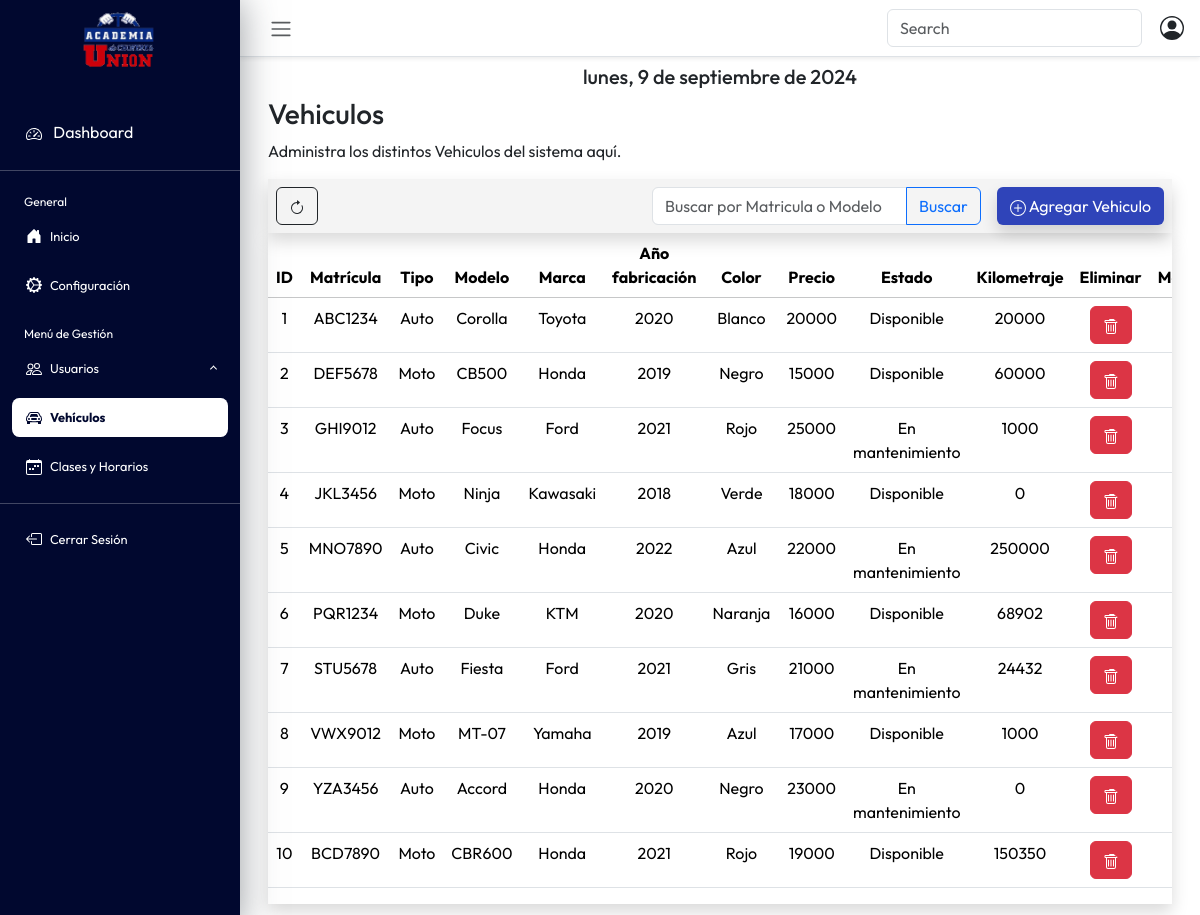
Screenshot of /vehiculo.php (signed in) with the database file from the repository.
### tables this page shows
CREATE TABLE vehiculos (
    ID_Vehiculos INT NOT NULL AUTO_INCREMENT,
    Matricula VARCHAR(8) UNIQUE,
    tipoId ENUM('Auto', 'Moto') NOT NULL,
    Modelo VARCHAR(30),
    Marca VARCHAR(20),
    AnioFabricacion INT(4),
    Color VARCHAR(15),
    Precio INT(10),
    Estado ENUM('Disponible', 'En clase', 'En mantenimiento'),
    kilometraje INT DEFAULT 0,
    activo BOOLEAN DEFAULT TRUE,
    PRIMARY KEY (ID_Vehiculos)
);

### BaseDatos.php (called while the page is built, shortened)
<?php
class BaseDatos
{
    private $conexion;
    public function __construct()
    {
        $this->conexion = $this->nueva("localhost", "root", "", "proyectoNexlanpruebas");
    }
    private function nueva($server, $user, $pass, $base)
    {
        try {
            $conectar = mysqli_connect($server, $user, $pass, $base);
        } catch (Exception $ex) {
            die($ex->getMessage());
        }
        return $conectar;
    }
public function listarVehiculos()
{
    $resultado = mysqli_query($this->conexion, "select * from vehiculos where activo = TRUE");
    $arreglo = mysqli_fetch_all($resultado, MYSQLI_ASSOC);
    return $arreglo;
}
public function buscarVehiculo($termino)
{
    $consulta = "SELECT * FROM vehiculos
             WHERE
             (Matricula LIKE '%$termino%'
             OR
             Modelo LIKE '%$termino%'
             OR
             Marca LIKE '%$termino%')
             AND activo = TRUE";
    $resultado = mysqli_query($this->conexion, $consulta);
    if ($resultado && mysqli_num_rows($resultado) > 0) {
        $vehiculo = mysqli_fetch_all($resultado, MYSQLI_ASSOC);
        return $vehiculo;
    } else {
        return [];
    }
}
}

### Controlador.php (called while the page is built, shortened)
<?php
require_once 'BaseDatos.php';
class Controlador
{
    private $base;
    public function __construct()
    {
        $this->base = new BaseDatos();
    }
    public function listarVehiculos()
    {
        return $this->base->listarVehiculos();
    }
    public function buscarVehiculo($termino)
    {
        return $this->base->buscarVehiculo($termino);
    }
    public function cerrarConexion()
    {
        $this->base->cerrarConexion();
    }
}

### vehiculo.php (the view, shortened to what this page needs)
<!DOCTYPE html>
<html>
<head>
    <link rel="stylesheet" href="css/style.css">
    <link href="https://cdn.jsdelivr.net/npm/bootstrap@5.3.3/dist/css/bootstrap.min.css" rel="stylesheet">
</head>
<body class="dashboard-page">
    <div class="wrapper">
        <aside id="sidebar">
            <div class="h-100 ">
                <a class="navbar-brand d-flex flex-column align-items-center" href="#">
                    <img src="img/union.png" alt="" width="80" height="80">
                </a>
                <ul class="sidebar-nav">
                    <li class="sidebar-item" style="margin-top:30px;">
                        <a href="#" class="sidebar-link-dashboard">
                            <i class="fa-solid fa-list pe-2"></i>
                            Dashboard
                        </a>
                    </li>
                    <hr class="hr-color">
                    <li class="sidebar-header">
                        General
                    </li>
                    <li class="sidebar-item separar-items active-link">
                        <a href="inicio.php" class="sidebar-link">
                            Inicio
                        </a>
                    </li>
                    <li class="sidebar-item">
                        <a href="configuracion.php" class="sidebar-link">
                            Configuración
                        </a>
                    </li>
                    <li class="sidebar-header separar-headers">
                        Menú de Gestión
                    </li>
                    <li class="sidebar-item separar-items">
                        <a href="#" class="sidebar-link collapsed" data-bs-toggle="collapse" data-bs-target="#usuarios" aria-expanded="false" aria-controls="usuarios">
                            Usuarios
                        </a>
                    </li>
                    <li class="sidebar-item separar-items">
                        <a href="#" class="sidebar-link selected">
                            Vehículos
                        </a>
                    </li>
                    <li class="sidebar-item">
                        <a href="clases.php" class="sidebar-link">
                            Clases y Horarios
                        </a>
                    </li>
                    <hr class="hr-color">
                    <li class="sidebar-item active-link">
                        <a href="cerrar_sesion.php" class="sidebar-link">
                            Cerrar Sesión
                        </a>
                    </li>
                </ul>
            </div>
        </aside>
        <div class="main">
            <nav class="navbar navbar-expand shadow-sm px-3 border-bottom fixed-nav">
                <button class="btn" type="button" data-bs-theme="collapse">
                    <span class="navbar-toggler-icon"></span>
                </button>
                <div class="ms-auto search-icon-container">
                    <form class="d-flex" role="search">
                        <input class="form-control me-2" type="search" placeholder="Search" aria-label="Search">
                    </form>
                </div>
            </nav>
            <main class="content px-3 py-2">
                <div class="container-fluid">
                    <div class="mb-3">
                        <h5 id="fecha-actual" class="text-center"></h5>
                        <h3>Vehiculos</h3>
                        <p>Administra los distintos Vehiculos del sistema aquí.</p>
                        <div id="header-tabla" class="d-flex justify-content-between align-items-center shadow color-gris">
                            <div class="me-auto p-2">
                                <button type="submit" class="btn btn-outline-dark" onClick="refreshPage()">
                                </button>
                            </div>
                            <div class="p-2">
                                <form action="" method="get">
                                    <div class="input-group">
                                        <input type="text" class="form-control" placeholder="Buscar por Matricula o Modelo" name="buscar" value="<?php echo isset($_GET['buscar']) ? htmlspecialchars($_GET['buscar']) : ''; ?>">
                                        <button class="btn btn-outline-primary" type="submit">Buscar</button>
                                    </div>
                                </form>
                            </div>
                            <div class="p-2">
                                <button type="button" class="btn btn-azul shadow" data-bs-toggle="modal" data-bs-target="#exampleModal">
                                    Agregar Vehiculo
                                </button>
                            </div>
                        </div>
                        <?php
                        include("Controlador.php");
                        $controlador = new Controlador();
                        if (isset($_GET['buscar'])) {
                            $buscar = $_GET['buscar'];
                        } else {
                            $buscar = '';
                        }
                        $vehiculos = $controlador->listarVehiculos();
                        $vehiculos = $controlador->buscarVehiculo($buscar);
                        if (!empty($vehiculos)) {
                            echo "<div id='tabla-vehiculos' class='table-responsive shadow'>";
                            echo "<table class='table'>";
                            echo "
                                    <thead class='table-light'>
                                        <tr>
                                            <th>ID</th>
                                            <th>Matrícula</th>
                                            <th>Tipo</th>
                                            <th>Modelo</th>
                                            <th>Marca</th>
                                            <th>Año fabricación</th>
                                            <th>Color</th>
                                            <th>Precio</th>
                                            <th>Estado</th>
                                            <th>Kilometraje</th>
                                            <th>Eliminar</th>
                                            <th>Modificar</th>
                                        </tr>
                                    </thead>";
                            echo "<tbody>";
                            foreach ($vehiculos as $vehiculo) {
                                echo "<tr>";
                                echo "<td>{$vehiculo['ID_Vehiculos']}</td>";
                                echo "<td>{$vehiculo['Matricula']}</td>";
                                echo "<td>{$vehiculo['tipoId']}</td>";
                                echo "<td>{$vehiculo['Modelo']}</td>";
                                echo "<td>{$vehiculo['Marca']}</td>";
                                echo "<td>{$vehiculo['AnioFabricacion']}</td>";
                                echo "<td>{$vehiculo['Color']}</td>";
                                echo "<td>{$vehiculo['Precio']}</td>";
                                echo "<td>{$vehiculo['Estado']}</td>";
                                echo "<td>{$vehiculo['kilometraje']}</td>";
                                echo "<td class='text-center'>
                                            <form action='baja-vehiculo.php' method='post'>
                                                <input type='hidden' name='Matricula' value='{$vehiculo['Matricula']}' />
                                                <button type='submit' class='btn btn-danger'>
                                                    <svg xmlns='http://www.w3.org/2000/svg' width='16' height='16' fill='currentColor' class='bi bi-trash' viewBox='0 0 16 16'>
                                                        <path d='M5.5 5.5A.5.5 0 0 1 6 6v6a.5.5 0 0 1-1 0V6a.5.5 0 0 1 .5-.5m2.5 0a.5.5 0 0 1 .5.5v6a.5.5 0 0 1-1 0V6a.5.5 0 0 1 .5-.5m3 .5a.5.5 0 0 0-1 0v6a.5.5 0 0 0 1 0z'/>
                                                        <path d='M14.5 3a1 1 0 0 1-1 1H13v9a2 2 0 0 1-2 2H5a2 2 0 0 1-2-2V4h-.5a1 1 0 0 1-1-1V2a1 1 0 0 1 1-1H6a1 1 0 0 1 1-1h3.5a1 1 0 0 1 1 1zM4.118 4 4 4.059V13a1 1 0 0 0 1 1h6a1 1 0 0 0 1-1V4.059L11.882 4zM2.5 3h11V2h-11z'/>
                                                    </svg>
                                                </button>
                                            </form>
                                        </td>";
                                echo "<td class='text-center'>
                                            <button type='button' data-bs-toggle='modal' data-bs-target='#modalModificar{$vehiculo['Matricula']}' class='btn btn-warning'>
                                                <svg xmlns='http://www.w3.org/2000/svg' width='16' height='16' fill='white' class='bi bi-pencil-square' viewBox='0 0 16 16'>
                                                    <path d='M15.502 1.94a.5.5 0 0 1 0 .706L14.459 3.69l-2-2L13.502.646a.5.5 0 0 1 .707 0l1.293 1.293zm-1.75 2.456-2-2L4.939 9.21a.5.5 0 0 0-.121.196l-.805 2.414a.25.25 0 0 0 .316.316l2.414-.805a.5.5 0 0 0 .196-.12l6.813-6.814z'/>
                                                    <path fill-rule='evenodd' d='M1 13.5A1.5 1.5 0 0 0 2.5 15h11a1.5 1.5 0 0 0 1.5-1.5v-6a.5.5 0 0 0-1 0v6a.5.5 0 0 1-.5.5h-11a.5.5 0 0 1-.5-.5v-11a.5.5 0 0 1 .5-.5H9a.5.5 0 0 0 0-1H2.5A1.5 1.5 0 0 0 1 2.5z'/>
                                                </svg>
                                            </button>
                                        </td>";
                                echo "</tr>";
                            }
                            echo "</tbody>";
                            echo "</table>";
                            echo "</div>";
                        } else {
                            echo "<br> No existen vehículos que coincidan con la búsqueda.";
                        }
                        ?>
                    </div>
                </div>
            </main>
        </div>
    </div>
</body>
</html>

### css/style.css (style rules this page uses)
body { font-family: "Outfit", sans-serif !important; overflow-y: auto; margin: 0; background-position: center bottom; background-size: cover; --fc-today-bg-color: rgb(255 213 0 / 40%); --fc-neutral-bg-color: hsla(0, 0%, 77%, 0.3); }
body.dashboard-page { overflow-y: hidden; }
a { text-decoration: none !important; }
.wrapper { align-items: stretch; display: flex; width: 100%; height: 100vh; }
#sidebar { background-color: #01082F; max-width: 240px; min-width: 240px; transition: all 0.35s ease-in-out; box-shadow: 0 0 35px 0 rgba(49, 57, 66, 0.5); z-index: 1040; }
.main { display: flex; flex-direction: column; min-height: 100vh; width: 100%; overflow-y: auto !important; transition: all 0.35s ease-in-out; }
.sidebar-nav { padding: 0; }
.sidebar-header { color: #ffffff; font-size: .75rem; padding: .350rem 1.5rem .375rem; }
.sidebar-link-dashboard { text-decoration: none; padding: .625rem 1.625rem; color: #ffffff; position: relative; display: block; font-size: 1rem; transition: color 0.3s, background-color 0.3s; }
a.sidebar-link { text-decoration: none; padding: .625rem 1.625rem; color: #ffffff; position: relative; display: flex; align-items: center; font-size: 0.8rem; }
.sidebar-link::before { content: ""; position: absolute; left: 0; right: 0; top: 0; bottom: 0; background-color: rgba(234, 234, 234, 0.1); border-radius: 8px; transform: scaleX(0); z-index: -1; }
.sidebar-link.selected::before { background-color: #ffffff; transform: scaleX(0.9); }
.sidebar-link.selected { color: #01082F; font-weight: bold; }
.active-link { color: #ffffff !important; }
.separar-items { padding-bottom: 10px; }
.separar-headers { padding-top: 20px; }
.table th, .table td { width: 100px; text-align: center !important; }
.hr-color { color: #ffffff; }
.sidebar-link[data-bs-toggle="collapse"]::after { border: solid; border-width: 0 .075rem .075rem 0; content: ""; display: inline-block; padding: 2px; position: absolute; right: 1.5rem; top: 50%; transform: translateY(-50%) rotate(45deg); transition: all .2s ease-out; }
.sidebar-link[data-bs-toggle="collapse"].collapsed::after { transform: translateY(-50%) rotate(-135deg); transition: all .2s ease-out; }
.btn-azul { background-color: #2F44B9 !important; color: white !important; }
.search-icon-container { display: flex; align-items: center; }
.search-icon-container form { margin-right: 10px; }
.table-light { --bs-table-bg: #ffffff !important; }
.color-gris { background-color: #F4F4F4 !important; }
#header-tabla { position: relative; background-color: #fff; }
.fixed-nav { position: sticky !important; top: 0 !important; width: 100% !important; z-index: 1000 !important; background-color: #ffffff !important; box-shadow: 0 2px 4px rgba(0, 0, 0, 0.1) !important; }

### rows the page displays
vehiculos: ID_Vehiculos "1", Matricula "ABC1234", tipoId "Auto", Modelo "Corolla", Marca "Toyota", AnioFabricacion "2020", Color "Blanco", Precio "20000", Estado "Disponible", kilometraje "20000"
vehiculos: ID_Vehiculos "2", Matricula "DEF5678", tipoId "Moto", Modelo "CB500", Marca "Honda", AnioFabricacion "2019", Color "Negro", Precio "15000", Estado "Disponible", kilometraje "60000"
vehiculos: ID_Vehiculos "3", Matricula "GHI9012", tipoId "Auto", Modelo "Focus", Marca "Ford", AnioFabricacion "2021", Color "Rojo", Precio "25000", Estado "En mantenimiento", kilometraje "1000"
vehiculos: ID_Vehiculos "4", Matricula "JKL3456", tipoId "Moto", Modelo "Ninja", Marca "Kawasaki", AnioFabricacion "2018", Color "Verde", Precio "18000", Estado "Disponible", kilometraje "0"
vehiculos: ID_Vehiculos "5", Matricula "MNO7890", tipoId "Auto", Modelo "Civic", Marca "Honda", AnioFabricacion "2022", Color "Azul", Precio "22000", Estado "En mantenimiento", kilometraje "250000"
vehiculos: ID_Vehiculos "6", Matricula "PQR1234", tipoId "Moto", Modelo "Duke", Marca "KTM", AnioFabricacion "2020", Color "Naranja", Precio "16000", Estado "Disponible", kilometraje "68902"
vehiculos: ID_Vehiculos "7", Matricula "STU5678", tipoId "Auto", Modelo "Fiesta", Marca "Ford", AnioFabricacion "2021", Color "Gris", Precio "21000", Estado "En mantenimiento", kilometraje "24432"
vehiculos: ID_Vehiculos "8", Matricula "VWX9012", tipoId "Moto", Modelo "MT-07", Marca "Yamaha", AnioFabricacion "2019", Color "Azul", Precio "17000", Estado "Disponible", kilometraje "1000"
vehiculos: ID_Vehiculos "9", Matricula "YZA3456", tipoId "Auto", Modelo "Accord", Marca "Honda", AnioFabricacion "2020", Color "Negro", Precio "23000", Estado "En mantenimiento", kilometraje "0"
vehiculos: ID_Vehiculos "10", Matricula "BCD7890", tipoId "Moto", Modelo "CBR600", Marca "Honda", AnioFabricacion "2021", Color "Rojo", Precio "19000", Estado "Disponible", kilometraje "150350"
